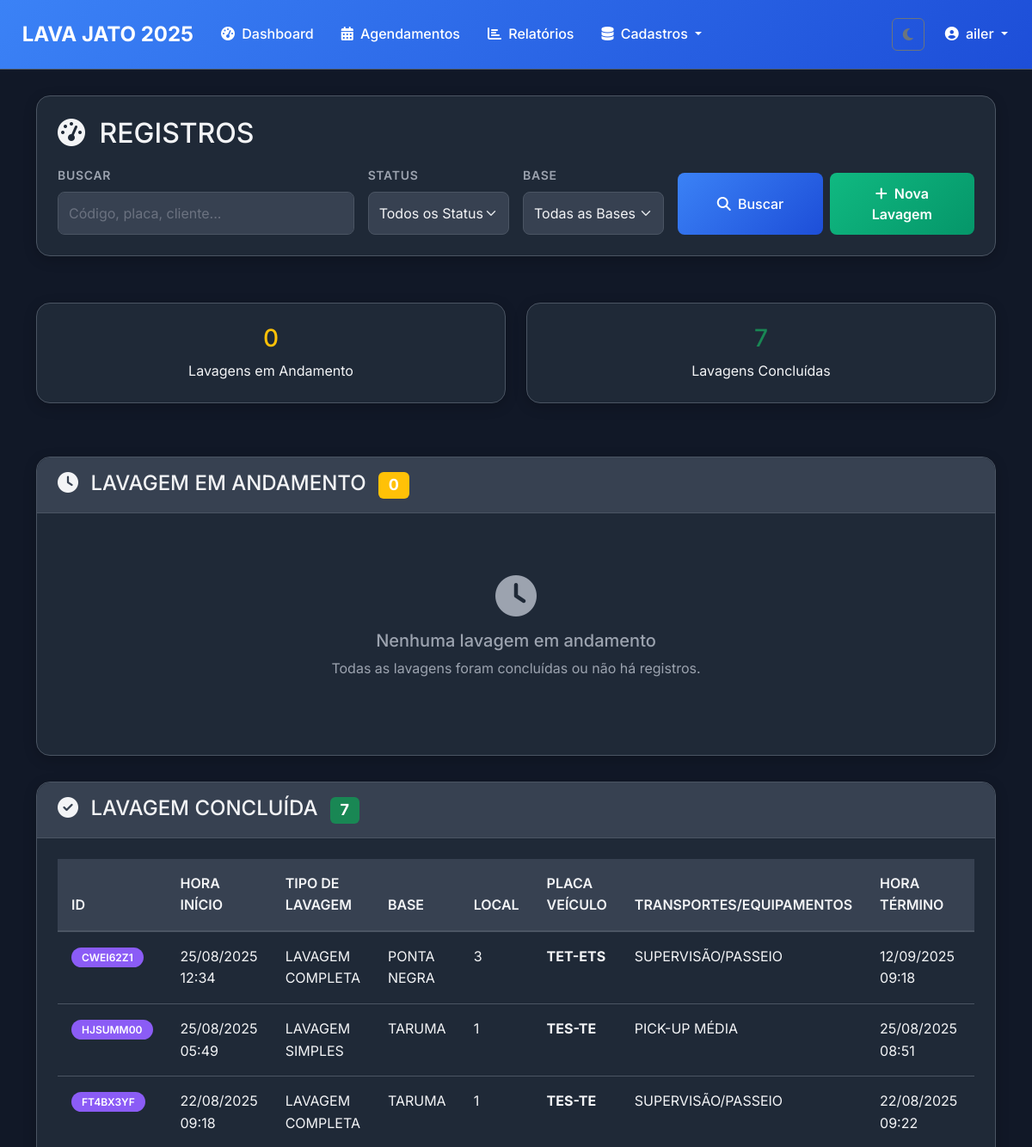
The app's page / (signed in, upper part), older data.
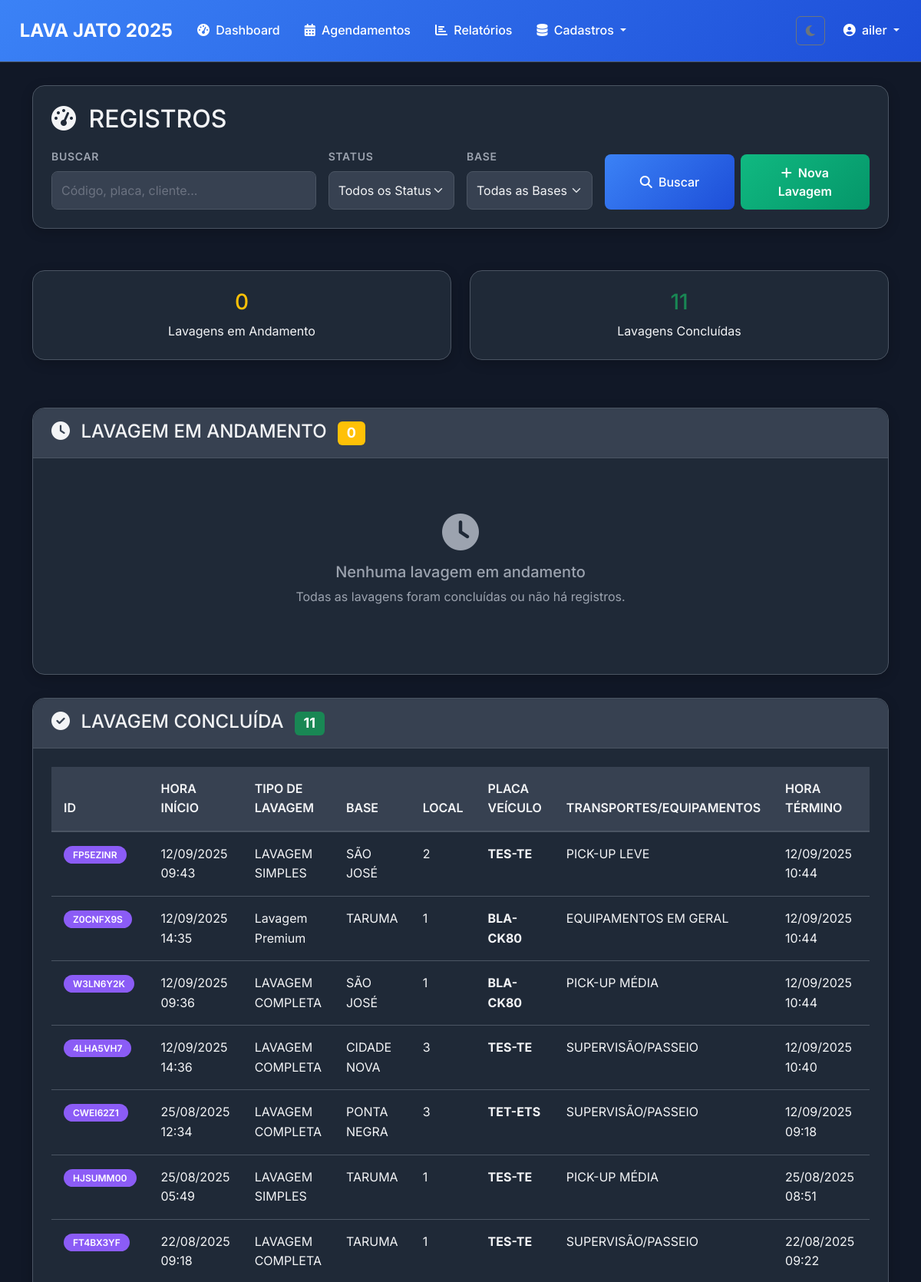
The same page, newer data.
### lavagens/models.py (models this page shows, shortened)
class Lavagem(models.Model):
    STATUS_CHOICES = [
        ("EM_ANDAMENTO", "Lavagem em Andamento"),
        ("CONCLUIDA", "Lavagem Concluída"),
        ("CANCELADA", "Cancelada"),
    ]
    codigo = models.CharField("Código", max_length=20, unique=True)
    cliente = models.ForeignKey(Cliente, on_delete=models.PROTECT, related_name="lavagens", null=True, blank=True)
    veiculo = models.ForeignKey(Veiculo, on_delete=models.PROTECT, related_name="lavagens", null=True, blank=True)
    base = models.ForeignKey('Base', on_delete=models.PROTECT, related_name='lavagens_base', null=True, blank=True)
    local = models.CharField('Local', max_length=100, blank=True, null=True)
    tipo_lavagem = models.ForeignKey('TipoLavagem', on_delete=models.PROTECT, related_name='lavagens_tipo', null=True, blank=True)
    transporte_equipamento = models.ForeignKey('TransporteEquipamento', on_delete=models.PROTECT, related_name='lavagens_transporte', null=True, blank=True)
    lavador = models.ForeignKey(Lavador, on_delete=models.PROTECT, related_name="lavagens", null=True, blank=True)
    placa_veiculo = models.CharField("Placa do Veículo", max_length=10)
    hora_inicio = models.DateTimeField("Hora de Início")
    hora_termino = models.DateTimeField("Hora de Término", null=True, blank=True)
    data_lavagem = models.DateField("Data da Lavagem")
    status = models.CharField("Status", max_length=20, choices=STATUS_CHOICES, default="EM_ANDAMENTO")
    valor_servico = models.DecimalField("Valor do Serviço", max_digits=10, decimal_places=2, null=True, blank=True)
    desconto = models.DecimalField("Desconto", max_digits=10, decimal_places=2, default=0)
    valor_final = models.DecimalField("Valor Final", max_digits=10, decimal_places=2, null=True, blank=True)
    observacoes = models.TextField("Observações", blank=True)
    recebimento = models.CharField("Recebimento", max_length=200, blank=True)
    contrato = models.CharField("Contrato", max_length=100, blank=True, help_text="Número ou código do contrato")
    class Meta:
        verbose_name = "Lavagem"
        verbose_name_plural = "Lavagens"
        ordering = ["-data_lavagem", "-hora_inicio"]

class TipoLavagem(models.Model):
    nome = models.CharField(max_length=50, unique=True)
    preco_base = models.DecimalField(max_digits=10, decimal_places=2, default=0.00)
    class Meta:
        verbose_name = "Tipo de Lavagem"
        verbose_name_plural = "Tipos de Lavagem"

class Base(models.Model):
    nome = models.CharField(max_length=100, unique=True)
    class Meta:
        verbose_name = "Base"
        verbose_name_plural = "Bases"

class TransporteEquipamento(models.Model):
    nome = models.CharField(max_length=50, unique=True)
    multiplicador_preco = models.DecimalField(max_digits=5, decimal_places=2, default=1.00)
    class Meta:
        verbose_name = "Transporte/Equipamento"
        verbose_name_plural = "Transportes/Equipamentos"

### lavagens/views.py (the view, shortened to what this page needs)
# urls.py: path('', lavagens_views.dashboard, name='dashboard'),
@login_required
def dashboard(request):
    search_query = request.GET.get("search", "")
    status_filter = request.GET.get("status", "")
    lavagens = Lavagem.objects.select_related(
        "lavador", "cliente"
    )
    if status_filter:
        lavagens = lavagens.filter(status=status_filter)
    lavagens_andamento = lavagens.filter(status="EM_ANDAMENTO").order_by("-hora_inicio")
    lavagens_concluidas = lavagens.filter(status="CONCLUIDA").order_by("-data_lavagem", "-hora_termino")
    paginator_andamento = Paginator(lavagens_andamento, 10)
    paginator_concluidas = Paginator(lavagens_concluidas, 20)
    page_andamento = request.GET.get("page_andamento", 1)
    page_concluidas = request.GET.get("page_concluidas", 1)
    lavagens_andamento = paginator_andamento.get_page(page_andamento)
    lavagens_concluidas = paginator_concluidas.get_page(page_concluidas)
    context = {
        "lavagens_andamento": lavagens_andamento,
        "lavagens_concluidas": lavagens_concluidas,
        "search_query": search_query,
        "status_filter": status_filter,
        "total_andamento": lavagens.filter(status="EM_ANDAMENTO").count(),
        "total_concluidas": lavagens.filter(status="CONCLUIDA").count(),
    }
    return render(request, "lavagens/dashboard.html", context)

### templates/lavagens/dashboard.html (shortened to what the changed rows need)
{% extends 'base/base.html' %}
{% load static %}
{% block extra_css %}
    <link rel="stylesheet" href="{% static 'css/base.css' %}">
    <link rel="stylesheet" href="{% static 'css/components.css' %}">
    <link rel="stylesheet" href="{% static 'css/pages.css' %}">
{% endblock %}
{% block content %}
<div class="fade-in">
    <div class="search-container">
            <div class="card-custom mb-4">
                <div class="card-body">
                    <h2 class="mb-3">
                        <i class="fas fa-tachometer-alt me-2"></i>
                        REGISTROS
                    </h2>
                </div>
            </div>
    </div>
    <div class="row mb-4">
        <div class="col-md-6">
            <div class="card-custom">
                <div class="card-body text-center">
                    <h3 class="text-success">{{ total_concluidas }}</h3>
                    <p class="mb-0">Lavagens Concluídas</p>
                </div>
            </div>
        </div>
    </div>
    <div class="card-custom">
        <div class="card-header-custom">
            <h4 class="mb-0">
                <i class="fas fa-check-circle me-2"></i>
                LAVAGEM CONCLUÍDA
                <span class="badge bg-success ms-2">{{ total_concluidas }}</span>
            </h4>
        </div>
        <div class="card-body p-0">
            {% if lavagens_concluidas %}
                <div class="table-responsive">
                    <table class="table table-custom mb-0">
                        <thead>
                            <tr>
                                <th>ID</th>
                                <th>HORA INÍCIO</th>
                                <th>TIPO DE LAVAGEM</th>
                                <th>BASE</th>
                                <th>LOCAL</th>
                                <th>PLACA VEÍCULO</th>
                                <th>TRANSPORTES/EQUIPAMENTOS</th>
                                <th>HORA TÉRMINO</th>
                                <th>DATA</th>
                            </tr>
                        </thead>
                        <tbody>
                            {% for lavagem in lavagens_concluidas %}
                                <tr>
                                    <td>
                                        <span class="status-badge status-concluida">
                                            {{ lavagem.codigo }}
                                        </span>
                                    </td>
                                    <td>{{ lavagem.hora_inicio|date:"d/m/Y H:i" }}</td>
                                    <td>{{ lavagem.tipo_lavagem.nome }}</td>
                                    <td>{{ lavagem.base.nome }}</td>
                                    <td>{{ lavagem.local }}</td>
                                    <td>
                                        <strong>{{ lavagem.placa_veiculo }}</strong>
                                    </td>
                                    <td>{{ lavagem.transporte_equipamento.nome }}</td>
                                    <td>
                                        {% if lavagem.hora_termino %}
                                            {{ lavagem.hora_termino|date:"d/m/Y H:i" }}
                                        {% else %}
                                            <span class="text-muted">-</span>
                                        {% endif %}
                                    </td>
                                    <td>{{ lavagem.data_lavagem|date:"d/m/Y" }}</td>
                                </tr>
                            {% endfor %}
                        </tbody>
                    </table>
                </div>
            {% else %}
                <div class="text-center py-5">
                    <i class="fas fa-check-circle fa-3x text-muted mb-3"></i>
                    <h5 class="text-muted">Nenhuma lavagem concluída</h5>
                    <p class="text-muted">Ainda não há lavagens concluídas para exibir.</p>
                </div>
            {% endif %}
        </div>
    </div>
</div>
{% endblock %}

Row changes from the older to the newer data that the page shows:
added Lavagem: codigo "FP5EZINR", hora_inicio "12/09/2025 09:43", tipo_lavagem.nome "LAVAGEM SIMPLES", base.nome "SÃO JOSÉ", local "2", placa_veiculo "TES-TE", transporte_equipamento.nome "PICK-UP LEVE", hora_termino "12/09/2025 10:44"
added Lavagem: codigo "Z0CNFX9S", hora_inicio "12/09/2025 14:35", tipo_lavagem.nome "Lavagem Premium", base.nome "TARUMA", local "1", placa_veiculo "BLA-CK80", transporte_equipamento.nome "EQUIPAMENTOS EM GERAL", hora_termino "12/09/2025 10:44"
added Lavagem: codigo "W3LN6Y2K", hora_inicio "12/09/2025 09:36", tipo_lavagem.nome "LAVAGEM COMPLETA", base.nome "SÃO JOSÉ", local "1", placa_veiculo "BLA-CK80", transporte_equipamento.nome "PICK-UP MÉDIA", hora_termino "12/09/2025 10:44"
added Lavagem: codigo "4LHA5VH7", hora_inicio "12/09/2025 14:36", tipo_lavagem.nome "LAVAGEM COMPLETA", base.nome "CIDADE NOVA", local "3", placa_veiculo "TES-TE", transporte_equipamento.nome "SUPERVISÃO/PASSEIO", hora_termino "12/09/2025 10:40"
Text that changed along with them:
{{ total_concluidas }}: "7" → "11"
